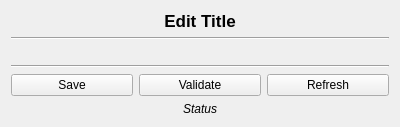
<?xml version="1.0" encoding="UTF-8"?>
<ui version="4.0">
 <class>PQSEditUI</class>
 <widget class="QWidget" name="PQSEditUI">
  <property name="geometry">
   <rect>
    <x>0</x>
    <y>0</y>
    <width>400</width>
    <height>127</height>
   </rect>
  </property>
  <property name="windowTitle">
   <string>PyQt - SQLAlchemy binder</string>
  </property>
  <layout class="QVBoxLayout" name="verticalLayout">
   <item>
    <widget class="QLabel" name="titleLabel">
     <property name="font">
      <font>
       <pointsize>13</pointsize>
       <weight>75</weight>
       <bold>true</bold>
      </font>
     </property>
     <property name="text">
      <string>Edit Title</string>
     </property>
     <property name="alignment">
      <set>Qt::AlignCenter</set>
     </property>
    </widget>
   </item>
   <item>
    <widget class="Line" name="line">
     <property name="orientation">
      <enum>Qt::Horizontal</enum>
     </property>
    </widget>
   </item>
   <item>
    <widget class="QWidget" name="formWidget" native="true"/>
   </item>
   <item>
    <widget class="Line" name="line_2">
     <property name="orientation">
      <enum>Qt::Horizontal</enum>
     </property>
    </widget>
   </item>
   <item>
    <layout class="QHBoxLayout" name="horizontalLayout">
     <item>
      <widget class="QPushButton" name="saveButton">
       <property name="text">
        <string>Save</string>
       </property>
      </widget>
     </item>
     <item>
      <widget class="QPushButton" name="validateButton">
       <property name="text">
        <string>Validate</string>
       </property>
      </widget>
     </item>
     <item>
      <widget class="QPushButton" name="refreshButton">
       <property name="text">
        <string>Refresh</string>
       </property>
      </widget>
     </item>
    </layout>
   </item>
   <item>
    <widget class="QLabel" name="statusLabel">
     <property name="font">
      <font>
       <pointsize>9</pointsize>
       <italic>true</italic>
      </font>
     </property>
     <property name="text">
      <string>Status</string>
     </property>
     <property name="alignment">
      <set>Qt::AlignCenter</set>
     </property>
    </widget>
   </item>
  </layout>
 </widget>
 <resources/>
 <connections/>
</ui>
